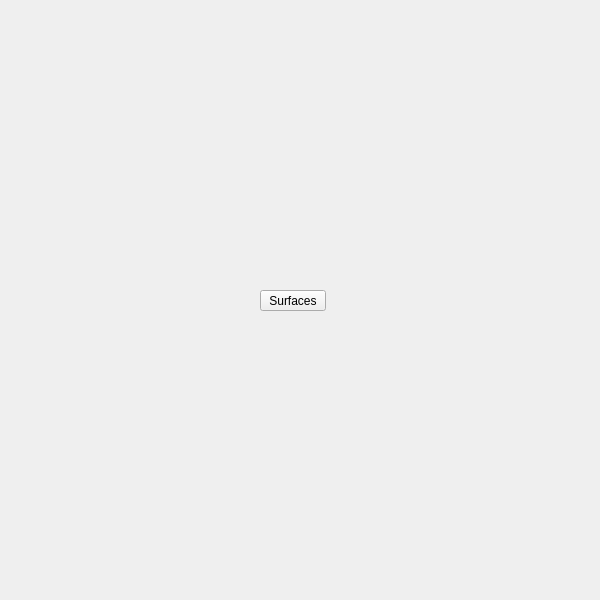
<?xml version="1.0" encoding="UTF-8"?>
<ui version="4.0">
 <class>QtUi</class>
 <widget class="QMainWindow" name="QtUi">
  <property name="enabled">
   <bool>true</bool>
  </property>
  <property name="geometry">
   <rect>
    <x>0</x>
    <y>0</y>
    <width>600</width>
    <height>600</height>
   </rect>
  </property>
  <property name="sizePolicy">
   <sizepolicy hsizetype="Ignored" vsizetype="Ignored">
    <horstretch>0</horstretch>
    <verstretch>0</verstretch>
   </sizepolicy>
  </property>
  <property name="minimumSize">
   <size>
    <width>0</width>
    <height>0</height>
   </size>
  </property>
  <property name="maximumSize">
   <size>
    <width>600</width>
    <height>600</height>
   </size>
  </property>
  <property name="cursor">
   <cursorShape>ArrowCursor</cursorShape>
  </property>
  <property name="accessibleName">
   <string>surfaces</string>
  </property>
  <property name="toolButtonStyle">
   <enum>Qt::ToolButtonIconOnly</enum>
  </property>
  <property name="tabShape">
   <enum>QTabWidget::Triangular</enum>
  </property>
  <property name="dockNestingEnabled">
   <bool>true</bool>
  </property>
  <property name="dockOptions">
   <set>QMainWindow::AllowNestedDocks|QMainWindow::AllowTabbedDocks|QMainWindow::AnimatedDocks|QMainWindow::ForceTabbedDocks</set>
  </property>
  <widget class="QWidget" name="widget">
   <property name="sizePolicy">
    <sizepolicy hsizetype="Ignored" vsizetype="Ignored">
     <horstretch>0</horstretch>
     <verstretch>0</verstretch>
    </sizepolicy>
   </property>
   <widget class="QPushButton" name="i046">
    <property name="geometry">
     <rect>
      <x>260</x>
      <y>290</y>
      <width>66</width>
      <height>21</height>
     </rect>
    </property>
    <property name="minimumSize">
     <size>
      <width>0</width>
      <height>21</height>
     </size>
    </property>
    <property name="maximumSize">
     <size>
      <width>66</width>
      <height>21</height>
     </size>
    </property>
    <property name="accessibleName">
     <string>surfaces</string>
    </property>
    <property name="text">
     <string>Surfaces</string>
    </property>
   </widget>
  </widget>
 </widget>
 <resources/>
 <connections/>
 <designerdata>
  <property name="gridDeltaX">
   <number>5</number>
  </property>
  <property name="gridDeltaY">
   <number>10</number>
  </property>
  <property name="gridSnapX">
   <bool>true</bool>
  </property>
  <property name="gridSnapY">
   <bool>true</bool>
  </property>
  <property name="gridVisible">
   <bool>true</bool>
  </property>
 </designerdata>
</ui>
